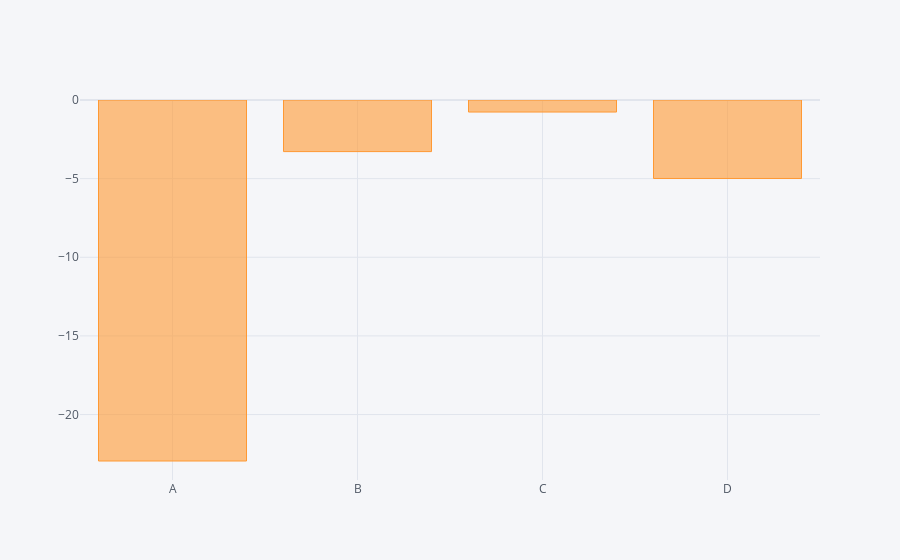

The cell this chart's notebook holds for it:
### Code cell
# sum of df columns. Bar iplot is used with an aggregate function.

df.sum().iplot(kind='bar')

### Figure 1 — Plotly figure (JSON) as saved in the notebook; plotly's stock layout.template omitted (floating-point values rounded to 4 significant figures)
{"data": [{"marker": {"color": "rgba(255, 153, 51, 0.6)", "line": {"color": "rgba(255, 153, 51, 1.0)", "width": 1}}, "name": "None", "orientation": "v", "text": "", "type": "bar", "x": ["A", "B", "C", "D"], "y": [-22.95, -3.281, -0.7653, -4.989]}], "layout": {"legend": {"bgcolor": "#F5F6F9", "font": {"color": "#4D5663"}}, "paper_bgcolor": "#F5F6F9", "plot_bgcolor": "#F5F6F9", "title": {"font": {"color": "#4D5663"}}, "xaxis": {"gridcolor": "#E1E5ED", "showgrid": true, "tickfont": {"color": "#4D5663"}, "title": {"font": {"color": "#4D5663"}, "text": ""}, "zerolinecolor": "#E1E5ED"}, "yaxis": {"gridcolor": "#E1E5ED", "showgrid": true, "tickfont": {"color": "#4D5663"}, "title": {"font": {"color": "#4D5663"}, "text": ""}, "zerolinecolor": "#E1E5ED"}}}
